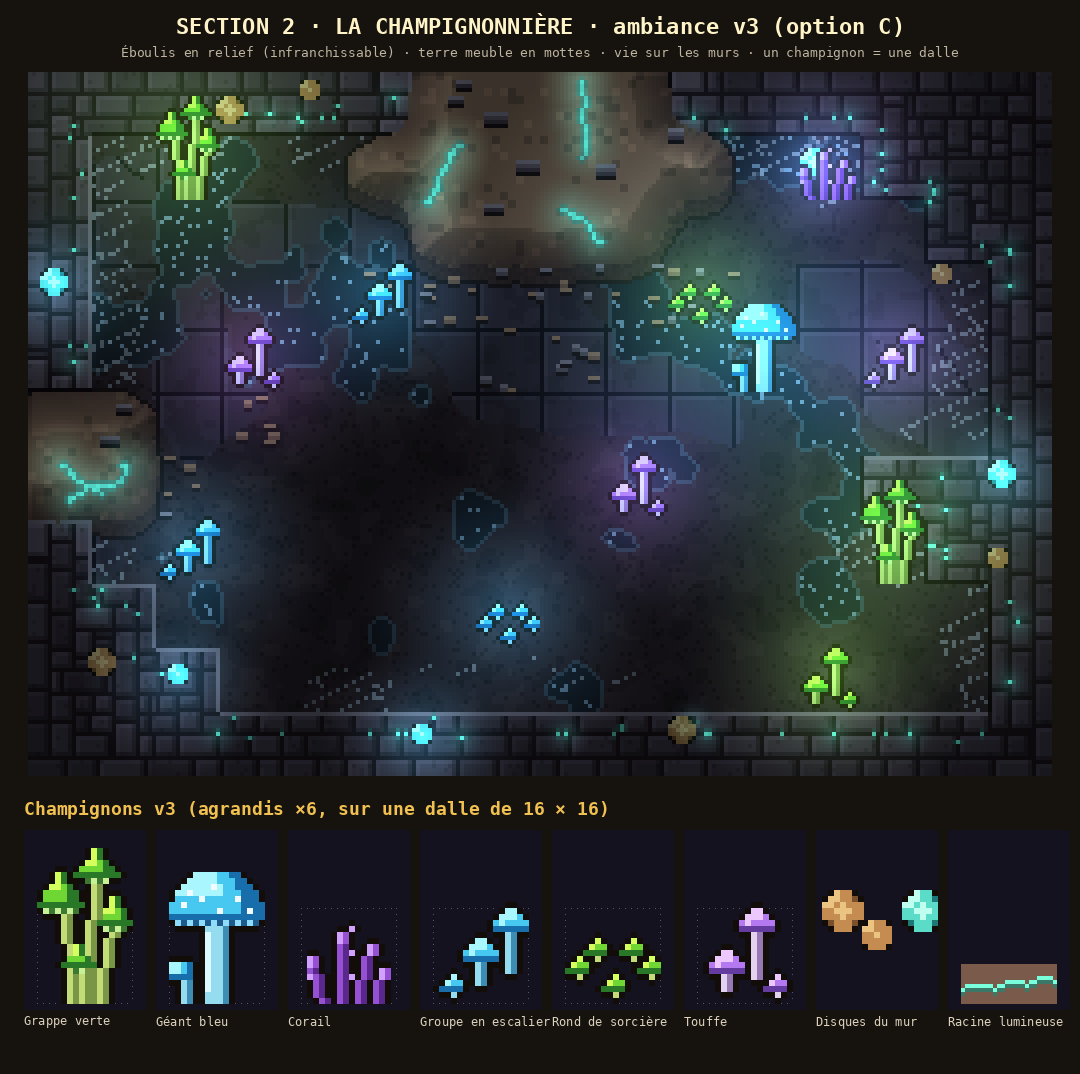

Recreate this plot in Python.
"""Section 2, la CHAMPIGNONNIÈRE : ambiance v3 (Thomas, 2026-11-14, sur la v2 : « il faut de la vie sur les murs :
des champignons circulaires, de la bioluminescence comme la v1 » ; « pas de socle : on doit comprendre qu'ils occupent
une dalle » ; « retire les amanites et les étagères » ; « petits lumineux en groupes réfléchis » ; « on ne comprend pas
les nuages de terre : continue à creuser »). Ci-dessous, la note de la v2.

Ambiance v2 (Thomas, 2026-11-14, sur la v1 : option C retenue ; « attention aux
filaments, le mur du haut n'est pas un plafond » ; « le design des champignons est assez médiocre » ; « il faut qu'on
soit affecté par la quantité de champignons » ; « rends certaines zones moins accessibles, moins carrées » ; « des murs
effondrés, avec de la terre qui vient se répandre dans la pièce et qui affecte le layout ; on peut voir des racines
lumineuses dans la terre nue » ; trois images d'inspiration : on en reprend les idées, jamais le dessin).

- Base : l'option C de la v1 (roche suintante, pierres brun-violet, terre et flaques).
- Plus de filaments qui « pendent » du mur du haut (vue de dessus) : le mycélium RAMPE au sol depuis le pied des murs.
- Murs EFFONDRÉS : une brèche dans le mur, un éboulis de terre qui déborde dans la salle (infranchissable), puis de la
  terre meuble (on y marche) ; des RACINES LUMINEUSES dans la terre nue ; des pierres tombées.
- Salle moins carrée : coins bouchés, mur qui avance.
- Champignons redessinés, en nombre : grappe de chapeaux pointus verts, gros champignon bleu lumineux à pois, petits
  lumineux semés partout, champignon-étagère au pied des murs, corail violet, amanite.

  python3 art/champi_v3.py   → art/champi_v3.png
"""
import math
import os
import sys

import numpy as np
from PIL import Image, ImageDraw

sys.path.insert(0, os.path.dirname(os.path.abspath(__file__)))
import murs_v3 as M  # noqa: E402
from pix import fbm, font, grid, hash2, outline_mask, up, value_noise  # noqa: E402
from dortoir_v2 import Sprite  # noqa: E402
import champi_v1 as V1  # noqa: E402

T = 16
# « # » mur, « . » sol, « E » éboulis de terre (infranchissable), « e » terre meuble (on y marche).
PLAN = [
    "######EEEE######",
    "#....EEEEEE..###",
    "#.....EEEE....##",
    "#....eeeeee....#",
    "#......ee......#",
    "EE.e...........#",
    "EEe..........###",
    "#.............##",
    "##.............#",
    "###............#",
    "################",
]


def cells(ch):
    return [(x, y) for y, row in enumerate(PLAN) for x, c in enumerate(row) if c == ch]


# ---------------------------------------------------------------- champignons (dessin v2)


def shade(c, k):
    return tuple(max(0, min(255, int(v * k))) for v in c[:3]) + (255,)


def cap(s, cx, top, w, h, tones, conical=False, spots=None, gills=None, glow_edge=None):
    """Un chapeau : rangées de plus en plus larges ; clair en haut à gauche, sombre en bas et au bord droit."""
    light, mid, dark = tones
    for j in range(h):
        t = (j + 1) / h
        f = t if conical else math.sqrt(max(0.0, 1 - (1 - t) ** 2))
        half = max(0.5, w / 2 * f)
        x0, x1 = int(round(cx - half)), int(round(cx + half))
        for x in range(x0, x1):
            u = (x - x0) / max(1, x1 - x0 - 1)
            c = light if (j < h * 0.45 and u < 0.55) else mid
            if u > 0.78 or j == h - 1:
                c = dark
            if glow_edge and j == h - 1:
                c = glow_edge
            s.p(x, top + j, c)
        if spots:
            for (sx, sy) in spots:
                if sy == j and x0 <= cx + sx < x1:
                    s.p(cx + sx, top + j, (240, 250, 255, 255))
    if gills:
        half = w / 2 - 1
        for x in range(int(round(cx - half)), int(round(cx + half))):
            s.p(x, top + h, gills[0] if x % 2 else gills[1])


def stem(s, x, y0, y1, bend, color, dark, width=2):
    """Pied, de (x, y0) jusqu'à y1, qui s'incurve de `bend` pixels."""
    for y in range(y0, y1 + 1):
        t = (y - y0) / max(1, y1 - y0)
        dx = int(round(bend * math.sin(t * math.pi / 2)))
        for k in range(width):
            s.p(x + dx + k, y, dark if k == width - 1 else color)


G_LIGHT, G_MID, G_DARK = (212, 255, 92, 255), (112, 214, 52, 255), (40, 120, 40, 255)
G_GILL = ((200, 240, 150, 255), (60, 120, 50, 255))
G_STEM, G_STEM_D = (196, 220, 120, 255), (120, 150, 70, 255)
B_LIGHT, B_MID, B_DARK = (170, 246, 255, 255), (70, 200, 240, 255), (24, 110, 170, 255)
B_GILL = ((140, 220, 250, 255), (30, 90, 140, 255))
B_STEM, B_STEM_D = (150, 220, 240, 255), (60, 140, 180, 255)


P_LIGHT, P_MID, P_DARK = (236, 200, 255, 255), (180, 120, 240, 255), (100, 60, 160, 255)
TONES = {"b": (B_LIGHT, B_MID, B_DARK), "g": (G_LIGHT, G_MID, G_DARK), "p": (P_LIGHT, P_MID, P_DARK)}
STEMS = {"b": (B_STEM, B_STEM_D), "g": (G_STEM, G_STEM_D), "p": ((226, 210, 240, 255), (150, 120, 180, 255))}


# Tous les champignons tiennent sur UNE dalle (16 de large) et n'ont pas de socle : le bas des pieds touche le bas de la
# case ; ce qui est haut déborde sur la case du dessus (comme les meubles).
def green_cluster():
    """Grappe de chapeaux pointus vert acide, pieds longs et courbes (16 × 26)."""
    s = Sprite(16, 26)
    stem(s, 4, 10, 25, 1, G_STEM, G_STEM_D)
    stem(s, 9, 5, 25, -1, G_STEM, G_STEM_D)
    stem(s, 12, 13, 25, -2, G_STEM, G_STEM_D)
    stem(s, 7, 20, 25, 0, G_STEM, G_STEM_D)
    cap(s, 4, 4, 8, 6, TONES["g"], conical=True, gills=G_GILL)
    cap(s, 10, 0, 7, 5, TONES["g"], conical=True, gills=G_GILL)
    cap(s, 13, 8, 6, 5, TONES["g"], conical=True, gills=G_GILL)
    cap(s, 7, 16, 5, 4, TONES["g"], conical=True, gills=G_GILL)
    return s.done()


def blue_giant():
    """Gros champignon bleu lumineux à pois (16 × 22)."""
    s = Sprite(16, 22)
    stem(s, 6, 8, 21, 0, B_STEM, B_STEM_D, width=4)
    s.r(6, 10, 1, 10, (220, 250, 255, 255))
    cap(s, 8, 0, 16, 8, TONES["b"], spots=[(-5, 3), (-1, 2), (3, 4), (-6, 5), (5, 6), (0, 6), (-3, 4)], gills=B_GILL)
    cap(s, 2, 15, 5, 3, TONES["b"])
    stem(s, 2, 18, 21, 0, B_STEM, B_STEM_D)
    return s.done()


def tiny(s, x, y, k, size=1, h=2):
    """Un petit champignon : chapeau en dôme (6 ou 4 de large), pied de `h` pixels ; (x, y) = bas du pied."""
    L, Mi, D = TONES[k]
    st, sd = STEMS[k]
    top = y - h
    if size == 1:
        s.r(x - 1, top - 4, 2, 1, L).r(x - 2, top - 3, 4, 1, L).p(x + 1, top - 3, Mi).r(x - 3, top - 2, 6, 1, Mi).p(x - 2, top - 2, L).r(x - 3, top - 1, 6, 1, D)
        s.r(x - 1, top, 2, h, st).r(x, top, 1, h, sd)
    else:
        s.p(x, top - 3, L).r(x - 1, top - 2, 3, 1, Mi).p(x - 1, top - 2, L).r(x - 2, top - 1, 4, 1, D)
        s.r(x, top, 1, h, st)


def group(kind, k):
    """Groupes de petits lumineux sur une dalle (16 × 14) : en escalier, en rond de sorcière, en touffe serrée."""
    s = Sprite(16, 18)
    # Dessinés du fond vers l'avant : chacun garde son contour, on les compte d'un coup d'œil.
    spots = {
        "escalier": ((13, 13, 1, 7), (8, 15, 1, 4), (3, 17, 2, 1)),
        "rond": ((5, 11, 2, 1), (11, 11, 2, 1), (2, 14, 2, 1), (14, 14, 2, 1), (8, 17, 2, 1)),
        "touffe": ((10, 14, 1, 8), (5, 16, 1, 3), (13, 17, 2, 1)),
    }[kind]
    for (x, y, z, h) in spots:
        one = Sprite(16, 18)
        tiny(one, x, y, k, z, h)
        one.done()
        on = one.a[..., 3] > 0
        s.a[on] = one.a[on]
    return s


def coral():
    """Corail violet (champignon en branches), sur une dalle (14 × 14)."""
    s = Sprite(14, 14)
    P, Pd, Pl = (150, 80, 210, 255), (90, 40, 140, 255), (210, 160, 255, 255)
    for x0, ln, lean in ((2, 8, -1), (5, 12, 0), (8, 10, 1), (11, 6, 1)):
        for k in range(ln):
            x = x0 + (lean * k) // 4
            s.p(x, 13 - k, Pl if k >= ln - 2 else P).p(x + 1, 13 - k, Pd if k < ln - 2 else P)
            if k % 4 == 3:
                s.p(x + (2 if lean >= 0 else -1), 13 - k - 1, Pl)
    return s.done()


def wall_disc(r=3, k="o"):
    """Champignon CIRCULAIRE collé sur une pierre du mur, vu de dessus : un disque à cernes ; lumineux ou ocre."""
    pal = {"o": ((236, 196, 130), (196, 140, 80), (120, 80, 44)), "b": ((190, 255, 240), (90, 220, 200), (30, 120, 120))}[k]
    n = 2 * r + 1
    s = Sprite(n, n)
    for y in range(n):
        for x in range(n):
            d = math.hypot(x - r, y - r)
            if d <= r + 0.3:
                c = pal[0] if d < r * 0.35 else pal[1] if (d < r * 0.7 or int(d * 2) % 2 == 0) else pal[2]
                if x < r and y < r and d > r * 0.6:
                    c = pal[0]
                s.p(x, y, c + (255,))
    return s.done()


def glow_root_strip():
    """Racine lumineuse dans la terre (échantillon 24 × 10)."""
    s = Sprite(24, 10)
    s.r(0, 0, 24, 10, (122, 90, 74, 255))
    pts = [(0, 6), (4, 5), (8, 6), (12, 4), (16, 5), (20, 3), (23, 4)]
    for (a, b), (c, d) in zip(pts, pts[1:]):
        for k in range(c - a + 1):
            y = b + (d - b) * k // max(1, c - a)
            s.p(a + k, y, (120, 255, 220, 255)).p(a + k, y + 1, (60, 120, 104, 255))
    return s.done(outline=False)


# ---------------------------------------------------------------- la salle

E_TOP, E_MID, E_DK, E_FACE, E_RIM = (np.array(c) for c in ((168, 128, 100), (130, 96, 78), (96, 70, 60), (62, 44, 42), (30, 22, 24)))


def earth_mound(a, xs, ys, wallmask):
    """L'ÉBOULIS : un tas de terre qui vient de la brèche. Bord net et sombre, flanc avant plus sombre (il a du relief),
    dessus clair, mottes, pierres du mur tombées, racines lumineuses dans les creux."""
    from scipy import ndimage
    H, W = a.shape[:2]
    m = np.zeros((H, W), bool)
    for (cx, cy) in cells("E"):
        m[cy * T:(cy + 1) * T, cx * T:(cx + 1) * T] = True
    # Contour arrondi et irrégulier : on lisse le carré des cases, et un bruit grignote le bord.
    soft = ndimage.gaussian_filter(m.astype(float), 5) + 0.25 * (fbm(xs, ys, 7, 501, 2) - 0.5)
    mound = soft > 0.5
    inner = ndimage.distance_transform_edt(mound)
    # Relief : plus haut au cœur ; le dessus est éclairé d'en haut à gauche.
    hgt = np.clip(inner / 10, 0, 1)
    col = E_DK + (E_MID - E_DK) * np.clip(hgt * 2, 0, 1)[..., None] + (E_TOP - E_MID) * np.clip(hgt * 2 - 1, 0, 1)[..., None]
    slope = np.zeros((H, W))
    slope[1:, 1:] = hgt[1:, 1:] - hgt[:-1, :-1]
    col = col * (1 + 0.6 * np.clip(slope * 8, -0.3, 0.3))[..., None]
    # Mottes : petites taches plus claires et plus sombres.
    clod = hash2((xs // 2).astype(int), (ys // 2).astype(int), 511)
    col[clod > 0.9] *= 1.15
    col[clod < 0.08] *= 0.8
    a[mound] = col[mound]
    # Flanc avant (le bas du tas) : 4 pixels plus sombres sous le bord, il « tient debout ».
    face = np.zeros((H, W), bool)
    for k in range(1, 5):
        face[k:, :] |= mound[:-k, :]
    face &= ~mound & ~wallmask
    a[face] = E_FACE * (0.9 + 0.2 * hash2(xs.astype(int), ys.astype(int), 512)[face][..., None])
    rim = outline_mask(mound | face) & ~wallmask
    a[rim] = E_RIM
    # Pierres du mur tombées sur le tas (des briques, comme le mur).
    rng = np.random.default_rng(3)
    ys_m, xs_m = np.nonzero(mound & (inner > 3))
    for _ in range(9):
        i = rng.integers(0, len(xs_m))
        X0, Y0, w, h = xs_m[i], ys_m[i], int(rng.integers(4, 7)), int(rng.integers(2, 4))
        a[Y0:Y0 + h, X0:X0 + w] = (124, 108, 118)
        a[Y0, X0:X0 + w] = (168, 152, 160)
        a[Y0 + h - 1, X0:X0 + w] = (84, 70, 80)
        a[Y0 + h:Y0 + h + 1, X0:X0 + w] = E_RIM
    # Racines lumineuses : elles sortent de la brèche (en haut) et plongent dans la terre, en se ramifiant.
    roots = np.zeros((H, W), bool)
    for (cx, cy) in cells("E"):
        if rng.random() < 0.55:
            x, y = (cx + rng.random()) * T, cy * T + 2.0
            ang = math.pi / 2 + rng.uniform(-0.6, 0.6)
            for _ in range(int(rng.integers(14, 30))):
                xi, yi = int(x), int(y)
                if 0 <= xi < W and 0 <= yi < H and mound[yi, xi] and inner[yi, xi] > 2:
                    roots[yi, xi] = True
                ang += rng.uniform(-0.45, 0.45)
                x += math.cos(ang)
                y += math.sin(ang) * 0.9
    a[roots] = (120, 255, 220)
    halo = outline_mask(roots) & mound
    a[halo] = a[halo] * 0.45 + np.array((60, 150, 136)) * 0.55
    return mound, roots


def loose_earth(a, xs, ys, wallmask, mound):
    """TERRE MEUBLE (on y marche) : des mottes et des cailloux bien séparés sur le sol, pas un nuage."""
    H, W = a.shape[:2]
    rng = np.random.default_rng(11)
    for (cx, cy) in cells("e"):
        for _ in range(int(rng.integers(4, 8))):
            X, Y = int((cx + rng.random()) * T), int((cy + rng.random()) * T)
            w, h = int(rng.integers(2, 4)), int(rng.integers(1, 3))
            if wallmask[Y:Y + h + 1, X:X + w].any() or mound[Y:Y + h + 1, X:X + w].any():
                continue
            pebble = rng.random() < 0.3
            a[Y:Y + h, X:X + w] = (100, 88, 96) if pebble else E_MID
            a[Y, X:X + w] = (140, 126, 136) if pebble else E_TOP
            a[Y + h, X:X + w] = E_RIM


def wall_life(a, xs, ys, wallmask, floor_plan):
    """Vie sur les murs : points bioluminescents dans les joints (comme la v1), champignons circulaires collés aux
    pierres près de la salle."""
    H, W = a.shape[:2]
    near = np.zeros((H, W), bool)
    from scipy import ndimage
    near = wallmask & (ndimage.distance_transform_edt(wallmask) < 9)
    mortar = np.all(np.abs(a - np.array(M.COL["mortar"])) < 2, axis=-1)
    dots = near & mortar & (hash2(xs.astype(int), ys.astype(int), 601) < 0.06)
    a[dots] = (120, 255, 214)
    glow = outline_mask(dots) & wallmask & ~mortar
    a[glow] = a[glow] * 0.6 + np.array((50, 140, 120)) * 0.4
    return dots


def room():
    V1.WALLS["C"]()
    floor_plan = [row.replace("E", ".").replace("e", ".") for row in PLAN]
    walls = M.Walls(floor_plan)
    img = M.render(floor_plan, moss=False)
    W, H = img.size
    px = img.load()
    xs, ys = grid(W, H)
    floor = V1.floor_C(xs, ys)
    for Y in range(H):
        for X in range(W):
            if walls.floor(X // T, Y // T):
                px[X, Y] = tuple(int(v) for v in floor[Y, X])
    a = np.asarray(img).astype(float)
    wallmask = np.zeros((H, W), bool)
    for y, row in enumerate(floor_plan):
        for x, c in enumerate(row):
            if c == "#":
                wallmask[y * T:(y + 1) * T, x * T:(x + 1) * T] = True
    # Mycélium qui rampe au sol depuis le pied des murs.
    from scipy import ndimage
    dist = ndimage.distance_transform_edt(~wallmask)
    myc = (~wallmask) & (dist < 7 + 9 * fbm(xs, ys, 18, 311, 2)) & (fbm(xs, ys, 20, 312, 2) > 0.52)
    vein = myc & ((hash2(xs.astype(int), ys.astype(int), 313) > 0.93) | (((xs + ys * 2).astype(int) % 11) == 0))
    a[vein] = a[vein] * 0.45 + np.array((200, 206, 214)) * 0.55
    dots = wall_life(a, xs, ys, wallmask, floor_plan)
    mound, roots = earth_mound(a, xs, ys, wallmask)
    loose_earth(a, xs, ys, wallmask, mound)
    img = Image.fromarray(np.clip(a, 0, 255).astype(np.uint8), "RGB")
    lights = []

    def put(sp, cx, cy, glow=None, dx=0):
        """Posé sur la dalle (cx, cy) : le bas du dessin sur le bas de la case, centré."""
        im = sp.img()
        x = cx * T + (T - im.width) // 2 + dx
        y = (cy + 1) * T - im.height
        img.paste(im, (x, y), im)
        if glow:
            lights.append((x + im.width / 2, y + im.height * 0.45, glow))

    def put_px(sp, x, y, glow=None):
        im = sp.img()
        img.paste(im, (x, y), im)
        if glow:
            lights.append((x + im.width / 2, y + im.height / 2, glow))

    # Champignons circulaires sur les pierres du mur, près de la salle (quelques-uns lumineux).
    for (x, y, r, k) in ((3 * T + 2, 0 * T + 9, 3, "o"), (4 * T + 6, 0 * T + 4, 2, "o"), (12 * T + 4, 1 * T + 6, 3, "b"),
                         (14 * T + 4, 3 * T + 2, 2, "o"), (15 * T + 3, 6 * T + 4, 3, "b"), (15 * T + 2, 7 * T + 9, 2, "o"),
                         (1 * T + 2, 9 * T + 3, 3, "o"), (2 * T + 5, 9 * T + 6, 2, "b"), (10 * T + 3, 10 * T + 4, 3, "o"),
                         (6 * T + 2, 10 * T + 5, 2, "b"), (0 * T + 6, 3 * T + 4, 3, "b")):
        put_px(wall_disc(r, k), x - r, y - r, ("b", 1.6) if k == "b" else None)
    put(blue_giant(), 11, 4, ("b", 5.5))
    put(green_cluster(), 2, 1, ("g", 4.5))
    put(green_cluster(), 13, 7, ("g", 4.0))
    put(coral(), 12, 1, ("p", 2.2))
    for (cx, cy, kind, k) in ((5, 3, "escalier", "b"), (10, 3, "rond", "g"), (3, 4, "touffe", "p"), (7, 8, "rond", "b"),
                              (12, 9, "touffe", "g"), (2, 7, "escalier", "b"), (9, 6, "touffe", "p"), (13, 4, "escalier", "p")):
        put(group(kind, k), cx, cy, (k, 2.4))
    # Lumière.
    a = np.asarray(img).astype(float)
    light = np.full((H, W), 0.42)
    tint = np.zeros((H, W, 3))
    hue = {"b": np.array((40, 150, 200)), "g": np.array((90, 170, 40)), "p": np.array((130, 70, 180))}
    for (lx, ly, (k, r)) in lights:
        f = np.clip(1 - np.hypot(xs - lx, ys - ly) / T / r, 0, 1)
        light = np.maximum(light, 0.42 + 0.6 * f)
        tint += hue[k][None, None, :] * (f ** 2)[..., None] * 0.35
    for mask, col, rad, amt in ((roots, (30, 110, 96), 12, 0.6), (dots, (30, 110, 96), 7, 0.35)):
        ys_, xs_ = np.nonzero(mask)
        rd = np.zeros((H, W))
        for k in range(0, len(xs_), 3):
            rd = np.maximum(rd, np.clip(1 - np.hypot(xs - xs_[k], ys - ys_[k]) / rad, 0, 1))
        tint += np.array(col)[None, None, :] * (rd ** 2)[..., None] * amt
        light = np.maximum(light, 0.42 + 0.25 * rd)
    a = a * light[..., None] * np.array((0.82, 0.92, 1.0)) + tint
    return Image.fromarray(np.clip(a, 0, 255).astype(np.uint8), "RGB")


def main():
    S = 4
    r = up(room(), S)
    pad = 24
    decors = [
        ("Grappe verte", green_cluster()), ("Géant bleu", blue_giant()), ("Corail", coral()),
        ("Groupe en escalier", group("escalier", "b")), ("Rond de sorcière", group("rond", "g")), ("Touffe", group("touffe", "p")),
        ("Disques du mur", None), ("Racine lumineuse", glow_root_strip()),
    ]
    dw = 132
    Wb = max(r.width + 2 * pad, pad + len(decors) * dw)
    Hb = 80 + r.height + 40 + 250
    sheet = Image.new("RGB", (Wb, Hb), (22, 18, 14))
    d = ImageDraw.Draw(sheet)
    d.text((Wb // 2, 26), "SECTION 2 · LA CHAMPIGNONNIÈRE · ambiance v3 (option C)", fill=(255, 243, 200), font=font(22), anchor="mm")
    d.text((Wb // 2, 52), "Éboulis en relief (infranchissable) · terre meuble en mottes · vie sur les murs · un champignon = une dalle",
           fill=(190, 180, 160), font=font(13, False), anchor="mm")
    sheet.paste(r, ((Wb - r.width) // 2, 72))
    y0 = 72 + r.height + 24
    d.text((pad, y0), "Champignons v3 (agrandis ×6, sur une dalle de 16 × 16)", fill=(240, 192, 80), font=font(18), anchor="lt")
    for i, (name, sp) in enumerate(decors):
        bg = Image.new("RGB", (dw - 10, 180), (20, 18, 30))
        dd = ImageDraw.Draw(bg)
        if sp is None:
            for k, (rr, kk) in enumerate(((3, "o"), (2, "o"), (3, "b"))):
                im = up(wall_disc(rr, kk).img(), 6)
                bg.paste(im, (6 + k * 40, 60 + (k % 2) * 30), im)
        else:
            im = up(sp.img(), 6 if sp.img().width <= 16 else 4)
            # La dalle : un carré de 16 × 16 en pointillé, pour voir que le champignon tient dessus.
            tx, ty = (bg.width - 96) // 2, bg.height - 96 - 6
            if name != "Racine lumineuse":
                for k in range(0, 96, 6):
                    for (a1, b1) in ((tx + k, ty), (tx + k, ty + 95), (tx, ty + k), (tx + 95, ty + k)):
                        dd.point((a1, b1), fill=(90, 84, 110))
            bg.paste(im, ((bg.width - im.width) // 2, bg.height - im.height - 6), im)
        x = pad + i * dw
        sheet.paste(bg, (x, y0 + 30))
        d.text((x, y0 + 216), name, fill=(220, 210, 190), font=font(12, False), anchor="lt")
    out = os.path.join(os.path.dirname(os.path.abspath(__file__)), "champi_v3.png")
    sheet.save(out)
    print("art/champi_v3.png", sheet.size)


if __name__ == "__main__":
    main()
